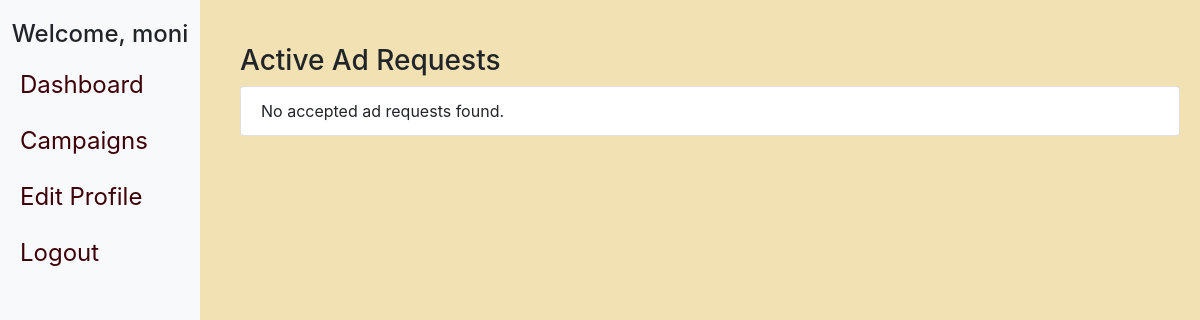
The page /influencer/inf3/dashboard on the database as committed earlier.
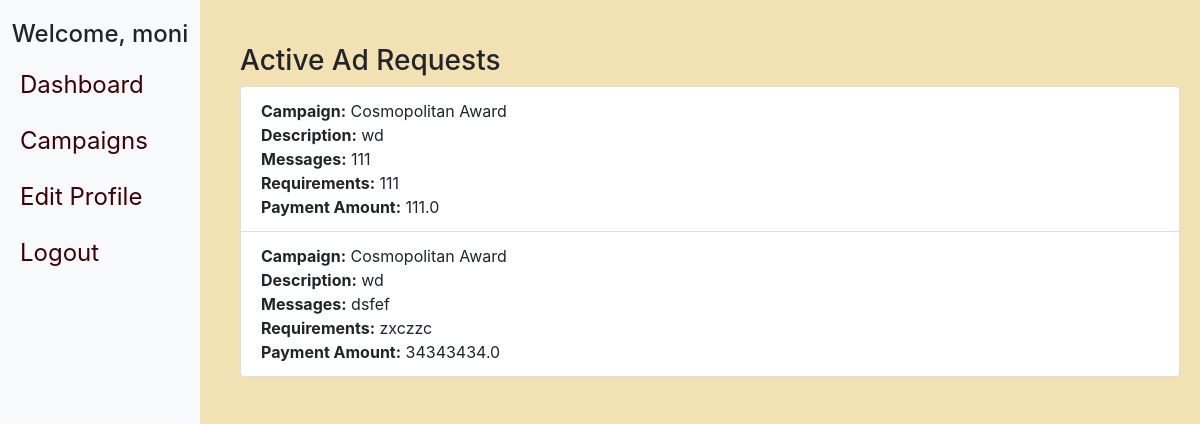
The same page on the database as committed later.
### models.py (models this page shows, shortened)
class Influencer(db.Model):
    id = db.Column(db.Integer, primary_key=True)
    username = db.Column(db.String(100), unique=True, nullable=False)
    name = db.Column(db.String(100), nullable=False)
    password = db.Column(db.String(100), nullable=False)
    email = db.Column(db.String(100), unique=True, nullable=False)
    followers = db.Column(db.Integer, nullable=False)
    niche = db.Column(db.String(100), nullable=False)
    reach = db.Column(db.Integer, nullable=False)
    flagged = db.Column(db.Boolean, default=False)
    ad_requests = db.relationship('AdRequest', backref='influencer', lazy=True)

class AdRequest(db.Model):
    id = db.Column(db.Integer, primary_key=True)
    campaign_id = db.Column(db.Integer, db.ForeignKey('campaign.id'), nullable=False)
    influencer_id = db.Column(db.Integer, db.ForeignKey('influencer.id'), nullable=False)
    messages = db.Column(db.Text, nullable=True)
    requirements = db.Column(db.Text, nullable=False)
    payment_amount = db.Column(db.Float, nullable=False)
    status = db.Column(db.String(10), nullable=False)

class Campaign(db.Model):
    id = db.Column(db.Integer, primary_key=True)
    name = db.Column(db.String(100), nullable=False)
    description = db.Column(db.Text, nullable=False)
    start_date = db.Column(db.Date, nullable=False)
    end_date = db.Column(db.Date, nullable=False)
    budget = db.Column(db.Float, nullable=False)
    visibility = db.Column(db.String(10), nullable=False)
    goals = db.Column(db.Text, nullable=False)
    sponsor_id = db.Column(db.Integer, db.ForeignKey('sponsor.id'), nullable=False)
    product_link = db.Column(db.String(255))
    requirements = db.Column(db.Text)
    target_gender = db.Column(db.String(10))
    target_age = db.Column(db.String(50))
    target_location = db.Column(db.String(100))
    live_date = db.Column(db.Date)
    flagged = db.Column(db.Boolean, default=False)
    ad_requests = db.relationship('AdRequest', backref='campaign', lazy=True)

### app.py (the view)
@app.route('/influencer/<username>/dashboard')
def influencer_dashboard(username):
    influencer = Influencer.query.filter_by(username=username).first_or_404()
    accepted_ad_requests = AdRequest.query.filter_by(influencer_id=influencer.id, status='Accepted').all()
    return render_template('influencer_dashboard.html', influencer=influencer, accepted_ad_requests=accepted_ad_requests)

### templates/influencer_dashboard.html (shortened to what this page needs)
<!DOCTYPE html>
<html lang="en">
<head>
    <link rel="stylesheet" href="https://stackpath.bootstrapcdn.com/bootstrap/4.5.2/css/bootstrap.min.css">
</head>
<body class="d-flex">
    <div class="sidebar d-flex flex-column">
        <h4 class="text-center">Welcome, {{ influencer.name }}</h4>
        <ul class="navbar-nav">
            <li class="nav-item">
                <a class="nav-link" href="{{ url_for('influencer_dashboard', username=influencer.username) }}">Dashboard</a>
            </li>
            <li class="nav-item">
                <a class="nav-link" href="{{ url_for('influencer_campaigns', username=influencer.username) }}">Campaigns</a>
            </li>
            <li class="nav-item">
                <a class="nav-link" href="{{ url_for('edit_influencer_profile', username=influencer.username) }}">Edit Profile</a>
            </li>
            <li class="nav-item">
                <a class="nav-link" href="{{ url_for('logout') }}">Logout</a>
            </li>
        </ul>
    </div>
    <div class="content container mt-4">
        <h3>Active Ad Requests</h3>
        <ul class="list-group">
            {% for ad_request in accepted_ad_requests %}
                <li class="list-group-item">
                    <strong>Campaign:</strong> {{ ad_request.campaign.name }} <br>
                    <strong>Description:</strong> {{ ad_request.campaign.description }} <br>
                    <strong>Messages:</strong> {{ ad_request.messages }} <br>
                    <strong>Requirements:</strong> {{ ad_request.requirements }} <br>
                    <strong>Payment Amount:</strong> {{ ad_request.payment_amount }}
                </li>
            {% else %}
                <li class="list-group-item">No accepted ad requests found.</li>
            {% endfor %}
        </ul>
    </div>
</body>
</html>

### templates/influencer_dashboard.html (style rules this page uses)
body { background-color: #F1E1B3;; }
.sidebar { min-width: 200px; max-width: 200px; height: 100vh; position: fixed; background-color: #f8f9fa; padding-top: 20px; }
.content { margin-left: 220px; padding: 20px; background-color: #F1E1B3; }
.sidebar .nav-link { padding: 10px 20px; font-size: 1.5rem; color: #3D0008; }

Rows that differ between the two databases and show on the page:
added AdRequest: campaign.name "Cosmopolitan Award", campaign.description "wd", messages "111", requirements "111", payment_amount "111.0"
added AdRequest: campaign.name "Cosmopolitan Award", campaign.description "wd", messages "dsfef", requirements "zxczzc", payment_amount "34343434.0"
Other text that changed with them:
text no longer shown: "No accepted ad requests found."
